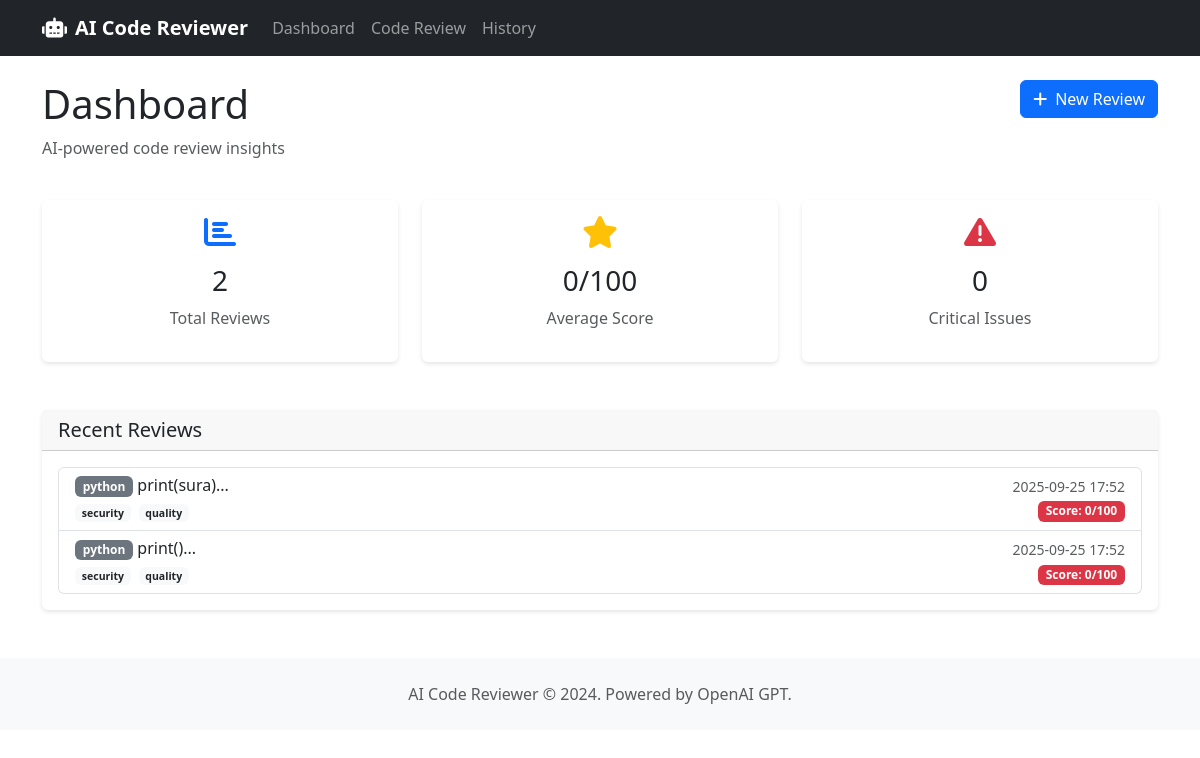
The page / on the database its author committed.
### database/models.py (models this page shows, shortened)
class CodeReview(db.Model):
    id = db.Column(db.Integer, primary_key=True)
    code_snippet = db.Column(db.Text)
    language = db.Column(db.String(50))
    review_types = db.Column(db.String(200))
    results = db.Column(db.Text)  # JSON results
    score = db.Column(db.Integer)
    created_at = db.Column(db.DateTime, default=datetime.utcnow)
    findings = db.relationship('ReviewFinding', backref='review', lazy=True, cascade='all, delete-orphan')

### app.py (the view)
@app.route('/')
def index():
    recent_reviews = CodeReview.query.order_by(CodeReview.created_at.desc()).limit(5).all()
    total_reviews = CodeReview.query.count()
    avg_score = db.session.query(db.func.avg(CodeReview.score)).scalar() or 0
    critical_issues = ReviewFinding.query.filter_by(severity='CRITICAL').count()
    stats = {
        'total_reviews': total_reviews,
        'average_score': round(avg_score, 1),
        'critical_issues': critical_issues
    }
    return render_template('index.html', stats=stats, recent_reviews=recent_reviews)

### templates/index.html (shortened to what this page needs)
{% extends "base.html" %}
{% block content %}
<div class="row mb-4">
    <div class="col">
        <h1 class="display-6">Dashboard</h1>
        <p class="text-muted">AI-powered code review insights</p>
    </div>
    <div class="col-auto">
        <a href="{{ url_for('review') }}" class="btn btn-primary">
            <i class="fas fa-plus me-2"></i>New Review
        </a>
    </div>
</div>
<div class="row mb-5">
    <div class="col-md-4">
        <div class="card stats-card h-100">
            <div class="card-body text-center">
                <i class="fas fa-chart-bar fa-2x text-primary mb-3"></i>
                <h3>{{ stats.total_reviews }}</h3>
                <p class="text-muted">Total Reviews</p>
            </div>
        </div>
    </div>
    <div class="col-md-4">
        <div class="card stats-card h-100">
            <div class="card-body text-center">
                <i class="fas fa-star fa-2x text-warning mb-3"></i>
                <h3>{{ stats.average_score }}/100</h3>
                <p class="text-muted">Average Score</p>
            </div>
        </div>
    </div>
    <div class="col-md-4">
        <div class="card stats-card h-100">
            <div class="card-body text-center">
                <i class="fas fa-exclamation-triangle fa-2x text-danger mb-3"></i>
                <h3>{{ stats.critical_issues }}</h3>
                <p class="text-muted">Critical Issues</p>
            </div>
        </div>
    </div>
</div>
<div class="card">
    <div class="card-header">
        <h5 class="card-title mb-0">Recent Reviews</h5>
    </div>
    <div class="card-body">
        {% if recent_reviews %}
            <div class="list-group">
                {% for review in recent_reviews %}
                    <a href="{{ url_for('review_details', review_id=review.id) }}"
                       class="list-group-item list-group-item-action">
                        <div class="d-flex w-100 justify-content-between">
                            <h6 class="mb-1">
                                <span class="badge bg-secondary">{{ review.language }}</span>
                                {{ review.code_snippet[:100] }}...
                            </h6>
                            <small class="text-muted">{{ review.created_at.strftime('%Y-%m-%d %H:%M') }}</small>
                        </div>
                        <div class="d-flex justify-content-between align-items-center">
                            <small>
                                {% for type in review.review_types.split(',') %}
                                    <span class="badge bg-light text-dark me-1">{{ type }}</span>
                                {% endfor %}
                            </small>
                            <span class="badge {% if review.score >= 80 %}bg-success{% elif review.score >= 60 %}bg-warning{% else %}bg-danger{% endif %}">
                                Score: {{ review.score }}/100
                            </span>
                        </div>
                    </a>
                {% endfor %}
            </div>
        {% else %}
            <div class="text-center py-4">
                <i class="fas fa-code fa-3x text-muted mb-3"></i>
                <p class="text-muted">No reviews yet. Start by analyzing some code!</p>
                <a href="{{ url_for('review') }}" class="btn btn-primary">Start Your First Review</a>
            </div>
        {% endif %}
    </div>
</div>
{% endblock %}

### templates/base.html (shortened to what this page needs)
<!DOCTYPE html>
<html lang="en">
<head>
    <link href="https://cdn.jsdelivr.net/npm/bootstrap@5.3.0/dist/css/bootstrap.min.css" rel="stylesheet">
    <link href="https://cdnjs.cloudflare.com/ajax/libs/font-awesome/6.0.0/css/all.min.css" rel="stylesheet">
</head>
<body>
    <nav class="navbar navbar-expand-lg navbar-dark bg-dark">
        <div class="container">
            <a class="navbar-brand" href="{{ url_for('index') }}">
                <i class="fas fa-robot me-2"></i>AI Code Reviewer
            </a>
            <div class="collapse navbar-collapse" id="navbarNav">
                <ul class="navbar-nav me-auto">
                    <li class="nav-item">
                        <a class="nav-link" href="{{ url_for('index') }}">Dashboard</a>
                    </li>
                    <li class="nav-item">
                        <a class="nav-link" href="{{ url_for('review') }}">Code Review</a>
                    </li>
                    <li class="nav-item">
                        <a class="nav-link" href="{{ url_for('history') }}">History</a>
                    </li>
                </ul>
            </div>
        </div>
    </nav>
    <div class="container mt-4">
        {% block content %}{% endblock %}
    </div>
    <footer class="bg-light mt-5 py-4">
        <div class="container text-center">
            <p class="text-muted mb-0">AI Code Reviewer &copy; 2024. Powered by OpenAI GPT.</p>
        </div>
    </footer>
</body>
</html>

### templates/base.html (style rules this page uses)
.navbar-brand { font-weight: 600; }
.card { border: none; box-shadow: 0 2px 4px rgba(0,0,0,0.1); }
.stats-card { transition: transform 0.2s; }

### rows shown on the page
CodeReview: language "python", code_snippet "print(sura)", created_at "2025-09-25 17:52", type "security" "quality", score "0"
CodeReview: language "python", code_snippet "print()", created_at "2025-09-25 17:52", type "security" "quality", score "0"

### other values the page prints
{{ stats.total_reviews }} "2"
{{ stats.average_score }} "0"
{{ stats.critical_issues }} "0"
